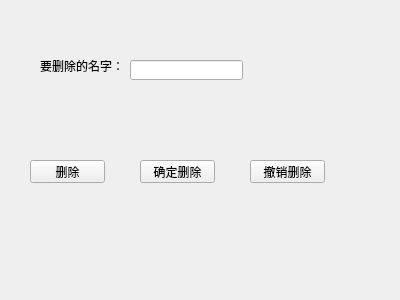
<?xml version="1.0" encoding="UTF-8"?>
<ui version="4.0">
 <class>Widget</class>
 <widget class="QWidget" name="Widget">
  <property name="geometry">
   <rect>
    <x>0</x>
    <y>0</y>
    <width>400</width>
    <height>300</height>
   </rect>
  </property>
  <property name="windowTitle">
   <string>Widget</string>
  </property>
  <widget class="QLabel" name="label">
   <property name="geometry">
    <rect>
     <x>40</x>
     <y>50</y>
     <width>91</width>
     <height>31</height>
    </rect>
   </property>
   <property name="text">
    <string>要删除的名字：</string>
   </property>
  </widget>
  <widget class="QLineEdit" name="lineEdit">
   <property name="geometry">
    <rect>
     <x>130</x>
     <y>60</y>
     <width>113</width>
     <height>20</height>
    </rect>
   </property>
  </widget>
  <widget class="QPushButton" name="buttonDel">
   <property name="geometry">
    <rect>
     <x>30</x>
     <y>160</y>
     <width>75</width>
     <height>23</height>
    </rect>
   </property>
   <property name="text">
    <string>删除</string>
   </property>
  </widget>
  <widget class="QPushButton" name="buttonQueDing">
   <property name="geometry">
    <rect>
     <x>140</x>
     <y>160</y>
     <width>75</width>
     <height>23</height>
    </rect>
   </property>
   <property name="text">
    <string>确定删除</string>
   </property>
  </widget>
  <widget class="QPushButton" name="buttonQuXiao">
   <property name="geometry">
    <rect>
     <x>250</x>
     <y>160</y>
     <width>75</width>
     <height>23</height>
    </rect>
   </property>
   <property name="text">
    <string>撤销删除</string>
   </property>
  </widget>
 </widget>
 <layoutdefault spacing="6" margin="11"/>
 <resources/>
 <connections/>
</ui>
